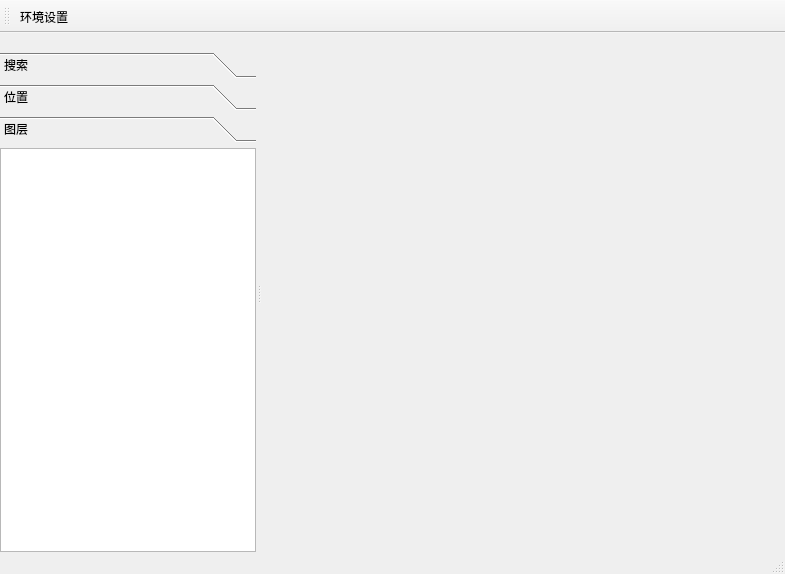
<?xml version="1.0" encoding="UTF-8"?>
<ui version="4.0">
 <class>MyEarthClass</class>
 <widget class="QMainWindow" name="MyEarthClass">
  <property name="geometry">
   <rect>
    <x>0</x>
    <y>0</y>
    <width>785</width>
    <height>574</height>
   </rect>
  </property>
  <property name="windowTitle">
   <string>MyEarth</string>
  </property>
  <widget class="QWidget" name="centralWidget">
   <layout class="QHBoxLayout" name="horizontalLayout">
    <property name="margin">
     <number>0</number>
    </property>
   </layout>
  </widget>
  <widget class="QMenuBar" name="menuBar">
   <property name="geometry">
    <rect>
     <x>0</x>
     <y>0</y>
     <width>785</width>
     <height>23</height>
    </rect>
   </property>
  </widget>
  <widget class="QToolBar" name="mainToolBar">
   <attribute name="toolBarArea">
    <enum>TopToolBarArea</enum>
   </attribute>
   <attribute name="toolBarBreak">
    <bool>false</bool>
   </attribute>
   <addaction name="action_environment_setting"/>
  </widget>
  <widget class="QStatusBar" name="statusBar"/>
  <widget class="QDockWidget" name="dockWidget">
   <property name="minimumSize">
    <size>
     <width>200</width>
     <height>169</height>
    </size>
   </property>
   <property name="features">
    <set>QDockWidget::NoDockWidgetFeatures</set>
   </property>
   <attribute name="dockWidgetArea">
    <number>1</number>
   </attribute>
   <widget class="QWidget" name="dockWidgetContents">
    <layout class="QHBoxLayout" name="horizontalLayout_3">
     <property name="spacing">
      <number>0</number>
     </property>
     <property name="margin">
      <number>0</number>
     </property>
     <item>
      <widget class="QToolBox" name="toolBox">
       <property name="currentIndex">
        <number>2</number>
       </property>
       <widget class="QWidget" name="page">
        <property name="geometry">
         <rect>
          <x>0</x>
          <y>0</y>
          <width>256</width>
          <height>407</height>
         </rect>
        </property>
        <attribute name="label">
         <string>搜索</string>
        </attribute>
       </widget>
       <widget class="QWidget" name="page_2">
        <property name="geometry">
         <rect>
          <x>0</x>
          <y>0</y>
          <width>256</width>
          <height>407</height>
         </rect>
        </property>
        <attribute name="label">
         <string>位置</string>
        </attribute>
       </widget>
       <widget class="QWidget" name="page_3">
        <property name="geometry">
         <rect>
          <x>0</x>
          <y>0</y>
          <width>256</width>
          <height>407</height>
         </rect>
        </property>
        <attribute name="label">
         <string>图层</string>
        </attribute>
        <layout class="QHBoxLayout" name="horizontalLayout_2">
         <property name="spacing">
          <number>0</number>
         </property>
         <property name="margin">
          <number>0</number>
         </property>
         <item>
          <widget class="QTreeWidget" name="treeWidget">
           <property name="headerHidden">
            <bool>true</bool>
           </property>
           <column>
            <property name="text">
             <string notr="true">1</string>
            </property>
           </column>
          </widget>
         </item>
        </layout>
       </widget>
      </widget>
     </item>
    </layout>
   </widget>
  </widget>
  <action name="action_environment_setting">
   <property name="text">
    <string>环境设置</string>
   </property>
  </action>
 </widget>
 <layoutdefault spacing="6" margin="11"/>
 <resources>
  <include location="myearth.qrc"/>
 </resources>
 <connections/>
</ui>
